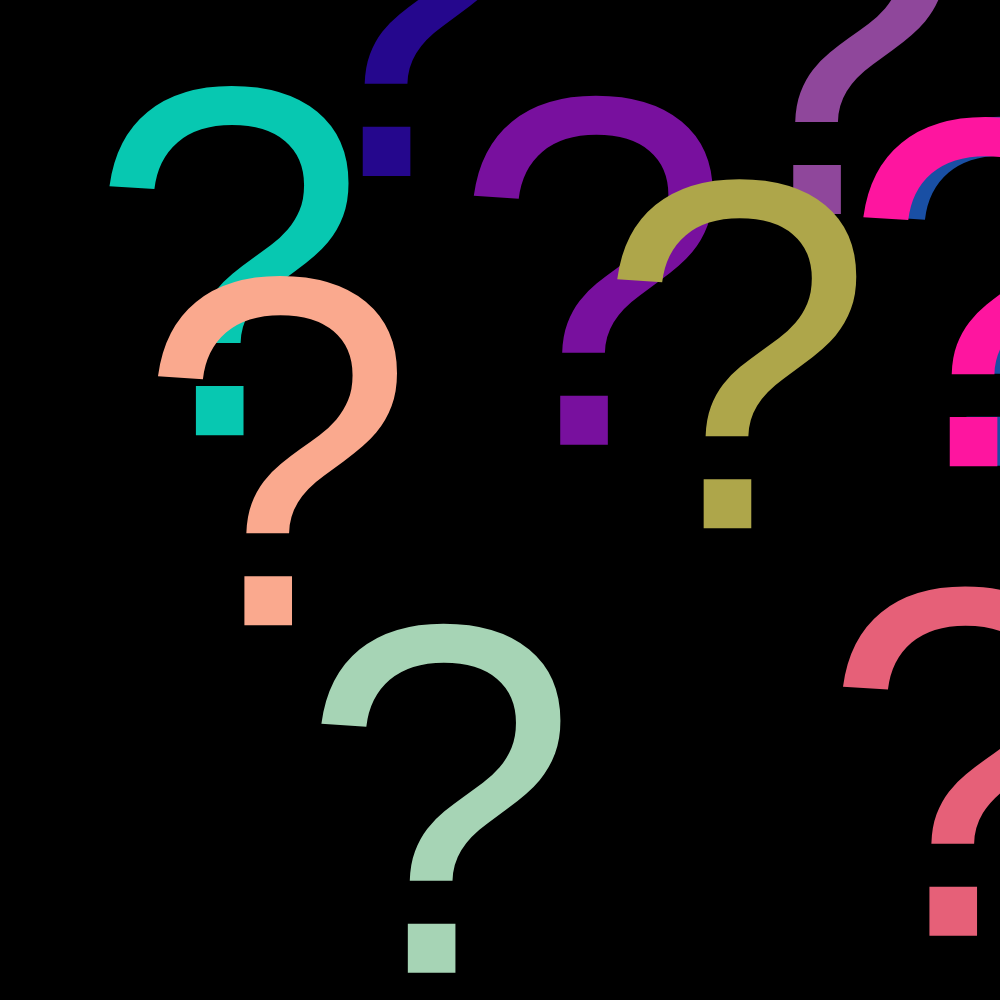
Frame 1 (no input)
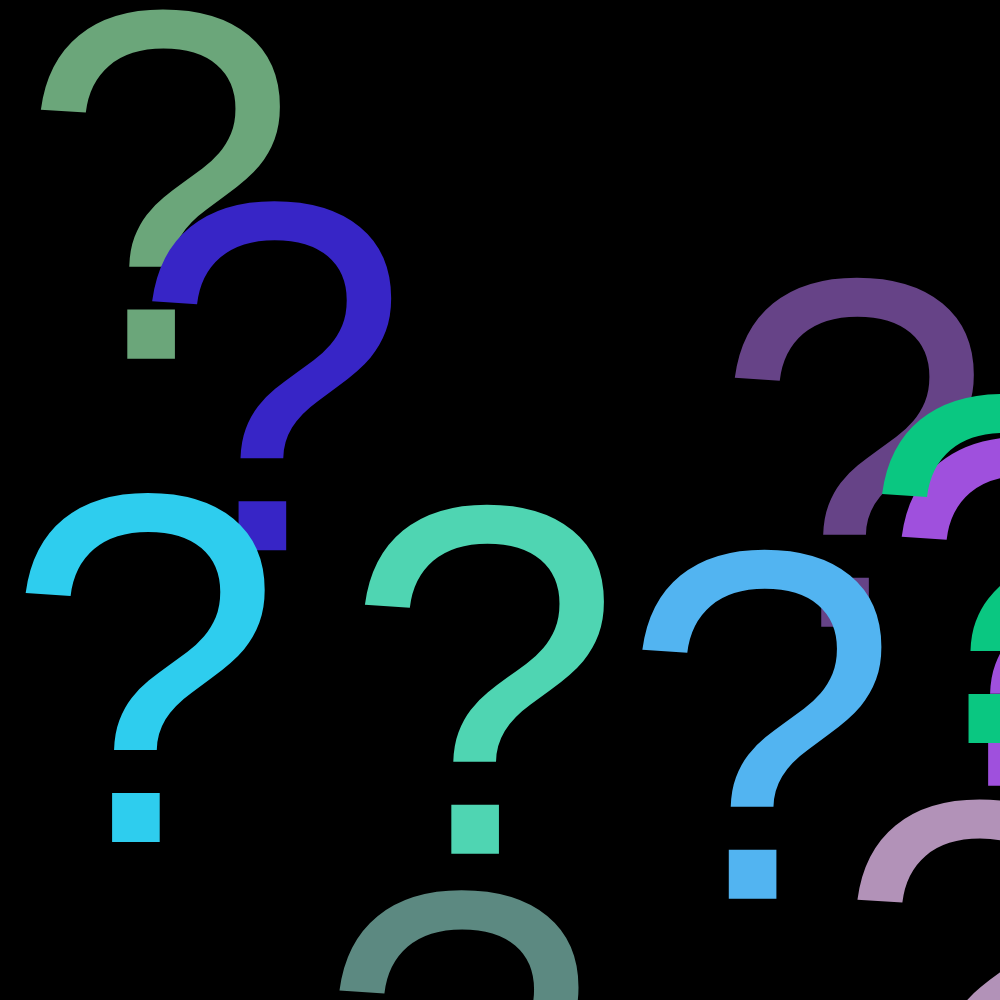
Frame 60 (no input)
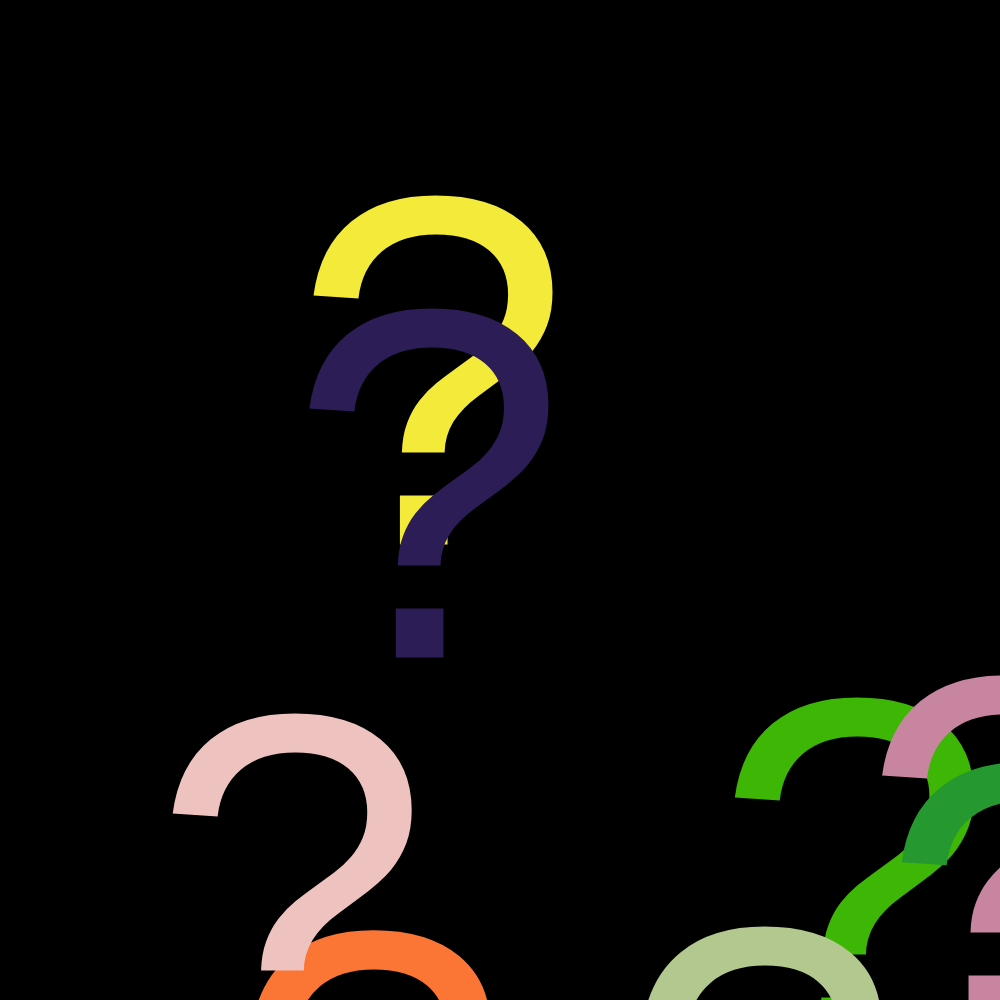
Frame 120 (the mouse pressed at the canvas centre since frame 60)

The p5.js sketch that drew these frames (run headless with seeded random() and noise() and a simulated clock; from frame 60 on, the mouse is pressed at the canvas centre):

// p5.js sketch
// ── sketch.js
let questionMarks = [];

function setup() {
  createCanvas(1000,1000);
  for(let i = 0; i < 10; i++) {
    questionMarks.push(new QuestionMark(random(width), random(height)));
  }
}

function draw() {
  background(0);
  for(let i = 0; i < questionMarks.length; i++) {
    questionMarks[i].move();
    questionMarks[i].colorChange();
    questionMarks[i].display();
  }
}

class QuestionMark {
  constructor(x, y) {
    this.x = x;
    this.y = y;
    this.size = 500;
    this.speed = random(1, 9);
    this.color = color(random(255), random(255), random(255));
    this.direction = 4;
  }
  
  move() {
    if(this.x >= width-this.size || this.x <= 0) {
      this.direction = -this.direction;
    }
    this.x += this.speed*this.direction;
    this.y += this.speed;
  }
  
  colorChange() {
    this.color = color(random(255), random(255), random(255));
  }
  
  display() {
    fill(this.color);
    textSize(this.size);
    text("?", this.x, this.y);
  }
}
